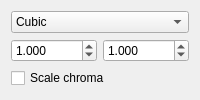
               <widget class="QWidget" name="tab_10">
                <attribute name="title">
                 <string>Scale</string>
                </attribute>
                <layout class="QVBoxLayout" name="verticalLayout_8">
                 <item>
                  <widget class="QComboBox" name="pre_scale_method">
                   <property name="currentIndex">
                    <number>2</number>
                   </property>
                   <item>
                    <property name="text">
                     <string>Nearest</string>
                    </property>
                   </item>
                   <item>
                    <property name="text">
                     <string>Linear</string>
                    </property>
                   </item>
                   <item>
                    <property name="text">
                     <string>Cubic</string>
                    </property>
                   </item>
                  </widget>
                 </item>
                 <item>
                  <layout class="QHBoxLayout" name="horizontalLayout_10">
                   <item>
                    <widget class="QDoubleSpinBox" name="pre_scale_width">
                     <property name="decimals">
                      <number>3</number>
                     </property>
                     <property name="singleStep">
                      <double>0.010000000000000</double>
                     </property>
                     <property name="value">
                      <double>1.000000000000000</double>
                     </property>
                    </widget>
                   </item>
                   <item>
                    <widget class="QDoubleSpinBox" name="pre_scale_height">
                     <property name="decimals">
                      <number>3</number>
                     </property>
                     <property name="singleStep">
                      <double>0.010000000000000</double>
                     </property>
                     <property name="value">
                      <double>1.000000000000000</double>
                     </property>
                    </widget>
                   </item>
                  </layout>
                 </item>
                 <item>
                  <widget class="QCheckBox" name="pre_scale_chroma">
                   <property name="text">
                    <string>Scale chroma</string>
                   </property>
                  </widget>
                 </item>
                </layout>
               </widget>
